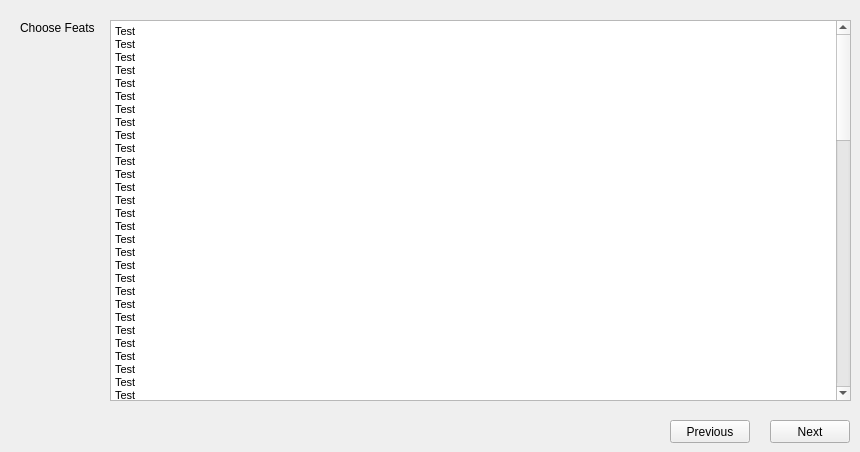
    <widget class="QWidget" name="page_5">
     <widget class="QPushButton" name="nextButton_5">
      <property name="geometry">
       <rect>
        <x>770</x>
        <y>420</y>
        <width>80</width>
        <height>23</height>
       </rect>
      </property>
      <property name="text">
       <string>Next</string>
      </property>
     </widget>
     <widget class="QPushButton" name="previousButton_5">
      <property name="geometry">
       <rect>
        <x>670</x>
        <y>420</y>
        <width>80</width>
        <height>23</height>
       </rect>
      </property>
      <property name="text">
       <string>Previous</string>
      </property>
     </widget>
     <widget class="QLabel" name="label_16">
      <property name="geometry">
       <rect>
        <x>20</x>
        <y>20</y>
        <width>91</width>
        <height>16</height>
       </rect>
      </property>
      <property name="text">
       <string>Choose Feats</string>
      </property>
     </widget>
     <widget class="QTextBrowser" name="textBrowser">
      <property name="geometry">
       <rect>
        <x>110</x>
        <y>20</y>
        <width>741</width>
        <height>381</height>
       </rect>
      </property>
      <property name="html">
       <string>&lt;!DOCTYPE HTML PUBLIC &quot;-//W3C//DTD HTML 4.0//EN&quot; &quot;http://www.w3.org/TR/REC-html40/strict.dtd&quot;&gt;
&lt;html&gt;&lt;head&gt;&lt;meta name=&quot;qrichtext&quot; content=&quot;1&quot; /&gt;&lt;style type=&quot;text/css&quot;&gt;
p, li { white-space: pre-wrap; }
&lt;/style&gt;&lt;/head&gt;&lt;body style=&quot; font-family:'MS Shell Dlg 2'; font-size:8.25pt; font-weight:400; font-style:normal;&quot;&gt;
&lt;p style=&quot; margin-top:0px; margin-bottom:0px; margin-left:0px; margin-right:0px; -qt-block-indent:0; text-indent:0px;&quot;&gt;Test&lt;/p&gt;
&lt;p style=&quot; margin-top:0px; margin-bottom:0px; margin-left:0px; margin-right:0px; -qt-block-indent:0; text-indent:0px;&quot;&gt;Test&lt;/p&gt;
&lt;p style=&quot; margin-top:0px; margin-bottom:0px; margin-left:0px; margin-right:0px; -qt-block-indent:0; text-indent:0px;&quot;&gt;Test&lt;/p&gt;
&lt;p style=&quot; margin-top:0px; margin-bottom:0px; margin-left:0px; margin-right:0px; -qt-block-indent:0; text-indent:0px;&quot;&gt;Test&lt;/p&gt;
&lt;p style=&quot; margin-top:0px; margin-bottom:0px; margin-left:0px; margin-right:0px; -qt-block-indent:0; text-indent:0px;&quot;&gt;Test&lt;/p&gt;
&lt;p style=&quot; margin-top:0px; margin-bottom:0px; margin-left:0px; margin-right:0px; -qt-block-indent:0; text-indent:0px;&quot;&gt;Test&lt;/p&gt;
&lt;p style=&quot; margin-top:0px; margin-bottom:0px; margin-left:0px; margin-right:0px; -qt-block-indent:0; text-indent:0px;&quot;&gt;Test&lt;/p&gt;
&lt;p style=&quot; margin-top:0px; margin-bottom:0px; margin-left:0px; margin-right:0px; -qt-block-indent:0; text-indent:0px;&quot;&gt;Test&lt;/p&gt;
&lt;p style=&quot; margin-top:0px; margin-bottom:0px; margin-left:0px; margin-right:0px; -qt-block-indent:0; text-indent:0px;&quot;&gt;Test&lt;/p&gt;
&lt;p style=&quot; margin-top:0px; margin-bottom:0px; margin-left:0px; margin-right:0px; -qt-block-indent:0; text-indent:0px;&quot;&gt;Test&lt;/p&gt;
&lt;p style=&quot; margin-top:0px; margin-bottom:0px; margin-left:0px; margin-right:0px; -qt-block-indent:0; text-indent:0px;&quot;&gt;Test&lt;/p&gt;
&lt;p style=&quot; margin-top:0px; margin-bottom:0px; margin-left:0px; margin-right:0px; -qt-block-indent:0; text-indent:0px;&quot;&gt;Test&lt;/p&gt;
&lt;p style=&quot; margin-top:0px; margin-bottom:0px; margin-left:0px; margin-right:0px; -qt-block-indent:0; text-indent:0px;&quot;&gt;Test&lt;/p&gt;
&lt;p style=&quot; margin-top:0px; margin-bottom:0px; margin-left:0px; margin-right:0px; -qt-block-indent:0; text-indent:0px;&quot;&gt;Test&lt;/p&gt;
&lt;p style=&quot; margin-top:0px; margin-bottom:0px; margin-left:0px; margin-right:0px; -qt-block-indent:0; text-indent:0px;&quot;&gt;Test&lt;/p&gt;
&lt;p style=&quot; margin-top:0px; margin-bottom:0px; margin-left:0px; margin-right:0px; -qt-block-indent:0; text-indent:0px;&quot;&gt;Test&lt;/p&gt;
&lt;p style=&quot; margin-top:0px; margin-bottom:0px; margin-left:0px; margin-right:0px; -qt-block-indent:0; text-indent:0px;&quot;&gt;Test&lt;/p&gt;
&lt;p style=&quot; margin-top:0px; margin-bottom:0px; margin-left:0px; margin-right:0px; -qt-block-indent:0; text-indent:0px;&quot;&gt;Test&lt;/p&gt;
&lt;p style=&quot; margin-top:0px; margin-bottom:0px; margin-left:0px; margin-right:0px; -qt-block-indent:0; text-indent:0px;&quot;&gt;Test&lt;/p&gt;
&lt;p style=&quot; margin-top:0px; margin-bottom:0px; margin-left:0px; margin-right:0px; -qt-block-indent:0; text-indent:0px;&quot;&gt;Test&lt;/p&gt;
&lt;p style=&quot; margin-top:0px; margin-bottom:0px; margin-left:0px; margin-right:0px; -qt-block-indent:0; text-indent:0px;&quot;&gt;Test&lt;/p&gt;
&lt;p style=&quot; margin-top:0px; margin-bottom:0px; margin-left:0px; margin-right:0px; -qt-block-indent:0; text-indent:0px;&quot;&gt;Test&lt;/p&gt;
&lt;p style=&quot; margin-top:0px; margin-bottom:0px; margin-left:0px; margin-right:0px; -qt-block-indent:0; text-indent:0px;&quot;&gt;Test&lt;/p&gt;
&lt;p style=&quot; margin-top:0px; margin-bottom:0px; margin-left:0px; margin-right:0px; -qt-block-indent:0; text-indent:0px;&quot;&gt;Test&lt;/p&gt;
&lt;p style=&quot; margin-top:0px; margin-bottom:0px; margin-left:0px; margin-right:0px; -qt-block-indent:0; text-indent:0px;&quot;&gt;Test&lt;/p&gt;
&lt;p style=&quot; margin-top:0px; margin-bottom:0px; margin-left:0px; margin-right:0px; -qt-block-indent:0; text-indent:0px;&quot;&gt;Test&lt;/p&gt;
&lt;p style=&quot; margin-top:0px; margin-bottom:0px; margin-left:0px; margin-right:0px; -qt-block-indent:0; text-indent:0px;&quot;&gt;Test&lt;/p&gt;
&lt;p style=&quot; margin-top:0px; margin-bottom:0px; margin-left:0px; margin-right:0px; -qt-block-indent:0; text-indent:0px;&quot;&gt;Test&lt;/p&gt;
&lt;p style=&quot; margin-top:0px; margin-bottom:0px; margin-left:0px; margin-right:0px; -qt-block-indent:0; text-indent:0px;&quot;&gt;Test&lt;/p&gt;
&lt;p style=&quot; margin-top:0px; margin-bottom:0px; margin-left:0px; margin-right:0px; -qt-block-indent:0; text-indent:0px;&quot;&gt;Test&lt;/p&gt;
&lt;p style=&quot; margin-top:0px; margin-bottom:0px; margin-left:0px; margin-right:0px; -qt-block-indent:0; text-indent:0px;&quot;&gt;Test&lt;/p&gt;
&lt;p style=&quot; margin-top:0px; margin-bottom:0px; margin-left:0px; margin-right:0px; -qt-block-indent:0; text-indent:0px;&quot;&gt;Test&lt;/p&gt;
&lt;p style=&quot; margin-top:0px; margin-bottom:0px; margin-left:0px; margin-right:0px; -qt-block-indent:0; text-indent:0px;&quot;&gt;Test&lt;/p&gt;
&lt;p style=&quot; margin-top:0px; margin-bottom:0px; margin-left:0px; margin-right:0px; -qt-block-indent:0; text-indent:0px;&quot;&gt;Test&lt;/p&gt;
&lt;p style=&quot; margin-top:0px; margin-bottom:0px; margin-left:0px; margin-right:0px; -qt-block-indent:0; text-indent:0px;&quot;&gt;Test&lt;/p&gt;
&lt;p style=&quot; margin-top:0px; margin-bottom:0px; margin-left:0px; margin-right:0px; -qt-block-indent:0; text-indent:0px;&quot;&gt;Test&lt;/p&gt;
&lt;p style=&quot; margin-top:0px; margin-bottom:0px; margin-left:0px; margin-right:0px; -qt-block-indent:0; text-indent:0px;&quot;&gt;Test&lt;/p&gt;
&lt;p style=&quot; margin-top:0px; margin-bottom:0px; margin-left:0px; margin-right:0px; -qt-block-indent:0; text-indent:0px;&quot;&gt;Test&lt;/p&gt;
&lt;p style=&quot; margin-top:0px; margin-bottom:0px; margin-left:0px; margin-right:0px; -qt-block-indent:0; text-indent:0px;&quot;&gt;Test&lt;/p&gt;
&lt;p style=&quot; margin-top:0px; margin-bottom:0px; margin-left:0px; margin-right:0px; -qt-block-indent:0; text-indent:0px;&quot;&gt;Test&lt;/p&gt;
&lt;p style=&quot; margin-top:0px; margin-bottom:0px; margin-left:0px; margin-right:0px; -qt-block-indent:0; text-indent:0px;&quot;&gt;Test&lt;/p&gt;
&lt;p style=&quot; margin-top:0px; margin-bottom:0px; margin-left:0px; margin-right:0px; -qt-block-indent:0; text-indent:0px;&quot;&gt;Test&lt;/p&gt;
&lt;p style=&quot; margin-top:0px; margin-bottom:0px; margin-left:0px; margin-right:0px; -qt-block-indent:0; text-indent:0px;&quot;&gt;Test&lt;/p&gt;
&lt;p style=&quot; margin-top:0px; margin-bottom:0px; margin-left:0px; margin-right:0px; -qt-block-indent:0; text-indent:0px;&quot;&gt;Test&lt;/p&gt;
&lt;p style=&quot; margin-top:0px; margin-bottom:0px; margin-left:0px; margin-right:0px; -qt-block-indent:0; text-indent:0px;&quot;&gt;Test&lt;/p&gt;
&lt;p style=&quot; margin-top:0px; margin-bottom:0px; margin-left:0px; margin-right:0px; -qt-block-indent:0; text-indent:0px;&quot;&gt;Test&lt;/p&gt;
&lt;p style=&quot; margin-top:0px; margin-bottom:0px; margin-left:0px; margin-right:0px; -qt-block-indent:0; text-indent:0px;&quot;&gt;Test&lt;/p&gt;
&lt;p style=&quot; margin-top:0px; margin-bottom:0px; margin-left:0px; margin-right:0px; -qt-block-indent:0; text-indent:0px;&quot;&gt;Test&lt;/p&gt;
&lt;p style=&quot; margin-top:0px; margin-bottom:0px; margin-left:0px; margin-right:0px; -qt-block-indent:0; text-indent:0px;&quot;&gt;Test&lt;/p&gt;
&lt;p style=&quot; margin-top:0px; margin-bottom:0px; margin-left:0px; margin-right:0px; -qt-block-indent:0; text-indent:0px;&quot;&gt;Test&lt;/p&gt;
&lt;p style=&quot; margin-top:0px; margin-bottom:0px; margin-left:0px; margin-right:0px; -qt-block-indent:0; text-indent:0px;&quot;&gt;Test&lt;/p&gt;
&lt;p style=&quot; margin-top:0px; margin-bottom:0px; margin-left:0px; margin-right:0px; -qt-block-indent:0; text-indent:0px;&quot;&gt;Test&lt;/p&gt;
&lt;p style=&quot; margin-top:0px; margin-bottom:0px; margin-left:0px; margin-right:0px; -qt-block-indent:0; text-indent:0px;&quot;&gt;Test&lt;/p&gt;
&lt;p style=&quot; margin-top:0px; margin-bottom:0px; margin-left:0px; margin-right:0px; -qt-block-indent:0; text-indent:0px;&quot;&gt;Test&lt;/p&gt;
&lt;p style=&quot; margin-top:0px; margin-bottom:0px; margin-left:0px; margin-right:0px; -qt-block-indent:0; text-indent:0px;&quot;&gt;Test&lt;/p&gt;
&lt;p style=&quot; margin-top:0px; margin-bottom:0px; margin-left:0px; margin-right:0px; -qt-block-indent:0; text-indent:0px;&quot;&gt;Test&lt;/p&gt;
&lt;p style=&quot; margin-top:0px; margin-bottom:0px; margin-left:0px; margin-right:0px; -qt-block-indent:0; text-indent:0px;&quot;&gt;Test&lt;/p&gt;
&lt;p style=&quot; margin-top:0px; margin-bottom:0px; margin-left:0px; margin-right:0px; -qt-block-indent:0; text-indent:0px;&quot;&gt;Test&lt;/p&gt;
&lt;p style=&quot; margin-top:0px; margin-bottom:0px; margin-left:0px; margin-right:0px; -qt-block-indent:0; text-indent:0px;&quot;&gt;Test&lt;/p&gt;
&lt;p style=&quot; margin-top:0px; margin-bottom:0px; margin-left:0px; margin-right:0px; -qt-block-indent:0; text-indent:0px;&quot;&gt;Test&lt;/p&gt;
&lt;p style=&quot; margin-top:0px; margin-bottom:0px; margin-left:0px; margin-right:0px; -qt-block-indent:0; text-indent:0px;&quot;&gt;Test&lt;/p&gt;
&lt;p style=&quot; margin-top:0px; margin-bottom:0px; margin-left:0px; margin-right:0px; -qt-block-indent:0; text-indent:0px;&quot;&gt;Test&lt;/p&gt;
&lt;p style=&quot; margin-top:0px; margin-bottom:0px; margin-left:0px; margin-right:0px; -qt-block-indent:0; text-indent:0px;&quot;&gt;Test&lt;/p&gt;
&lt;p style=&quot; margin-top:0px; margin-bottom:0px; margin-left:0px; margin-right:0px; -qt-block-indent:0; text-indent:0px;&quot;&gt;Test&lt;/p&gt;
&lt;p style=&quot; margin-top:0px; margin-bottom:0px; margin-left:0px; margin-right:0px; -qt-block-indent:0; text-indent:0px;&quot;&gt;Test&lt;/p&gt;
&lt;p style=&quot; margin-top:0px; margin-bottom:0px; margin-left:0px; margin-right:0px; -qt-block-indent:0; text-indent:0px;&quot;&gt;Test&lt;/p&gt;
&lt;p style=&quot; margin-top:0px; margin-bottom:0px; margin-left:0px; margin-right:0px; -qt-block-indent:0; text-indent:0px;&quot;&gt;Test&lt;/p&gt;
&lt;p style=&quot; margin-top:0px; margin-bottom:0px; margin-left:0px; margin-right:0px; -qt-block-indent:0; text-indent:0px;&quot;&gt;Test&lt;/p&gt;
&lt;p style=&quot; margin-top:0px; margin-bottom:0px; margin-left:0px; margin-right:0px; -qt-block-indent:0; text-indent:0px;&quot;&gt;Test&lt;/p&gt;
&lt;p style=&quot; margin-top:0px; margin-bottom:0px; margin-left:0px; margin-right:0px; -qt-block-indent:0; text-indent:0px;&quot;&gt;Test&lt;/p&gt;
&lt;p style=&quot; margin-top:0px; margin-bottom:0px; margin-left:0px; margin-right:0px; -qt-block-indent:0; text-indent:0px;&quot;&gt;Test&lt;/p&gt;
&lt;p style=&quot; margin-top:0px; margin-bottom:0px; margin-left:0px; margin-right:0px; -qt-block-indent:0; text-indent:0px;&quot;&gt;Test&lt;/p&gt;
&lt;p style=&quot; margin-top:0px; margin-bottom:0px; margin-left:0px; margin-right:0px; -qt-block-indent:0; text-indent:0px;&quot;&gt;Test&lt;/p&gt;
&lt;p style=&quot; margin-top:0px; margin-bottom:0px; margin-left:0px; margin-right:0px; -qt-block-indent:0; text-indent:0px;&quot;&gt;Test&lt;/p&gt;
&lt;p style=&quot; margin-top:0px; margin-bottom:0px; margin-left:0px; margin-right:0px; -qt-block-indent:0; text-indent:0px;&quot;&gt;Test&lt;/p&gt;
&lt;p style=&quot; margin-top:0px; margin-bottom:0px; margin-left:0px; margin-right:0px; -qt-block-indent:0; text-indent:0px;&quot;&gt;Test&lt;/p&gt;
&lt;p style=&quot; margin-top:0px; margin-bottom:0px; margin-left:0px; margin-right:0px; -qt-block-indent:0; text-indent:0px;&quot;&gt;Test&lt;/p&gt;
&lt;p style=&quot; margin-top:0px; margin-bottom:0px; margin-left:0px; margin-right:0px; -qt-block-indent:0; text-indent:0px;&quot;&gt;Test&lt;/p&gt;
&lt;p style=&quot; margin-top:0px; margin-bottom:0px; margin-left:0px; margin-right:0px; -qt-block-indent:0; text-indent:0px;&quot;&gt;Test&lt;/p&gt;
&lt;p style=&quot; margin-top:0px; margin-bottom:0px; margin-left:0px; margin-right:0px; -qt-block-indent:0; text-indent:0px;&quot;&gt;Test&lt;/p&gt;
&lt;p style=&quot; margin-top:0px; margin-bottom:0px; margin-left:0px; margin-right:0px; -qt-block-indent:0; text-indent:0px;&quot;&gt;Test&lt;/p&gt;
&lt;p style=&quot; margin-top:0px; margin-bottom:0px; margin-left:0px; margin-right:0px; -qt-block-indent:0; text-indent:0px;&quot;&gt;Test&lt;/p&gt;
&lt;p style=&quot; margin-top:0px; margin-bottom:0px; margin-left:0px; margin-right:0px; -qt-block-indent:0; text-indent:0px;&quot;&gt;Test&lt;/p&gt;
&lt;p style=&quot; margin-top:0px; margin-bottom:0px; margin-left:0px; margin-right:0px; -qt-block-indent:0; text-indent:0px;&quot;&gt;Test&lt;/p&gt;
&lt;p style=&quot; margin-top:0px; margin-bottom:0px; margin-left:0px; margin-right:0px; -qt-block-indent:0; text-indent:0px;&quot;&gt;Test&lt;/p&gt;
&lt;p style=&quot; margin-top:0px; margin-bottom:0px; margin-left:0px; margin-right:0px; -qt-block-indent:0; text-indent:0px;&quot;&gt;Test&lt;/p&gt;
&lt;p style=&quot; margin-top:0px; margin-bottom:0px; margin-left:0px; margin-right:0px; -qt-block-indent:0; text-indent:0px;&quot;&gt;Test&lt;/p&gt;
&lt;p style=&quot; margin-top:0px; margin-bottom:0px; margin-left:0px; margin-right:0px; -qt-block-indent:0; text-indent:0px;&quot;&gt;Test&lt;/p&gt;
&lt;p style=&quot; margin-top:0px; margin-bottom:0px; margin-left:0px; margin-right:0px; -qt-block-indent:0; text-indent:0px;&quot;&gt;Test&lt;/p&gt;
&lt;p style=&quot; margin-top:0px; margin-bottom:0px; margin-left:0px; margin-right:0px; -qt-block-indent:0; text-indent:0px;&quot;&gt;Test&lt;/p&gt;
&lt;p style=&quot; margin-top:0px; margin-bottom:0px; margin-left:0px; margin-right:0px; -qt-block-indent:0; text-indent:0px;&quot;&gt;Test&lt;/p&gt;
&lt;p style=&quot; margin-top:0px; margin-bottom:0px; margin-left:0px; margin-right:0px; -qt-block-indent:0; text-indent:0px;&quot;&gt;Test&lt;/p&gt;
&lt;p style=&quot; margin-top:0px; margin-bottom:0px; margin-left:0px; margin-right:0px; -qt-block-indent:0; text-indent:0px;&quot;&gt;Test&lt;/p&gt;
&lt;p style=&quot; margin-top:0px; margin-bottom:0px; margin-left:0px; margin-right:0px; -qt-block-indent:0; text-indent:0px;&quot;&gt;Test&lt;/p&gt;
&lt;p style=&quot; margin-top:0px; margin-bottom:0px; margin-left:0px; margin-right:0px; -qt-block-indent:0; text-indent:0px;&quot;&gt;Test&lt;/p&gt;
&lt;p style=&quot; margin-top:0px; margin-bottom:0px; margin-left:0px; margin-right:0px; -qt-block-indent:0; text-indent:0px;&quot;&gt;Test&lt;/p&gt;&lt;/body&gt;&lt;/html&gt;</string>
      </property>
     </widget>
    </widget>
